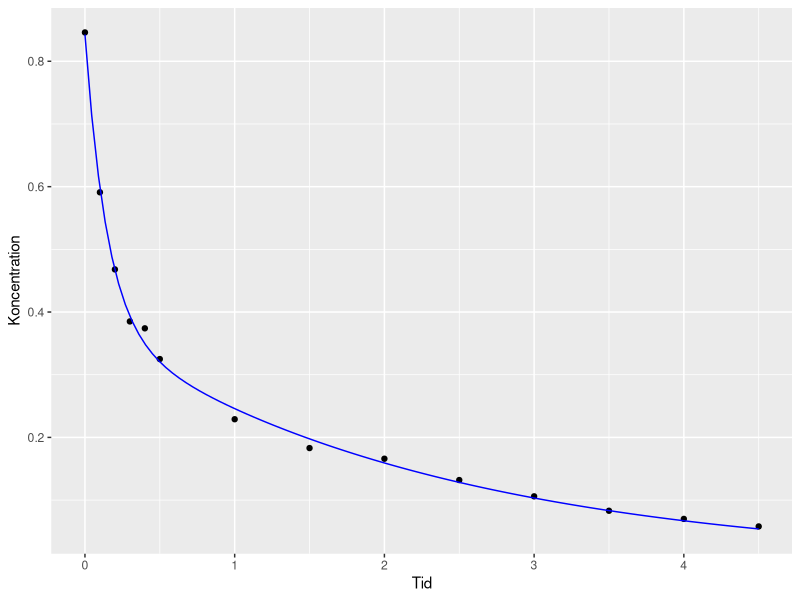
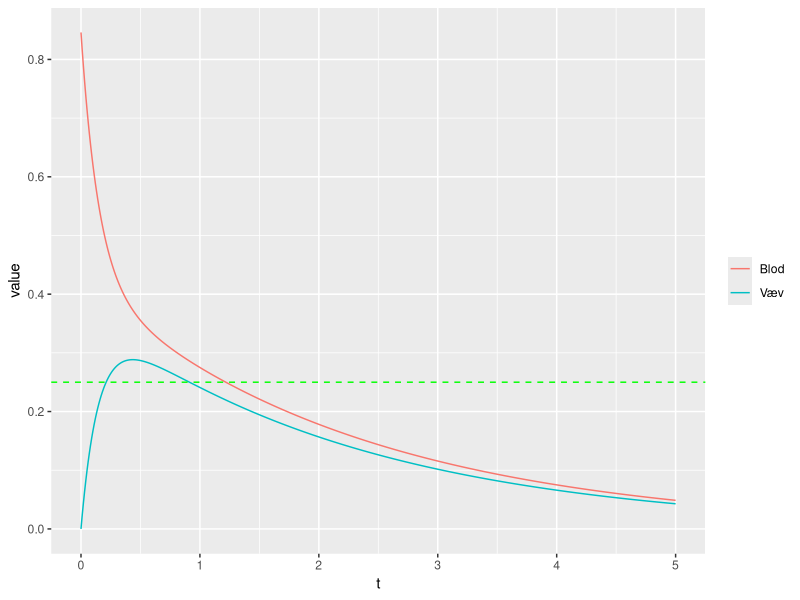
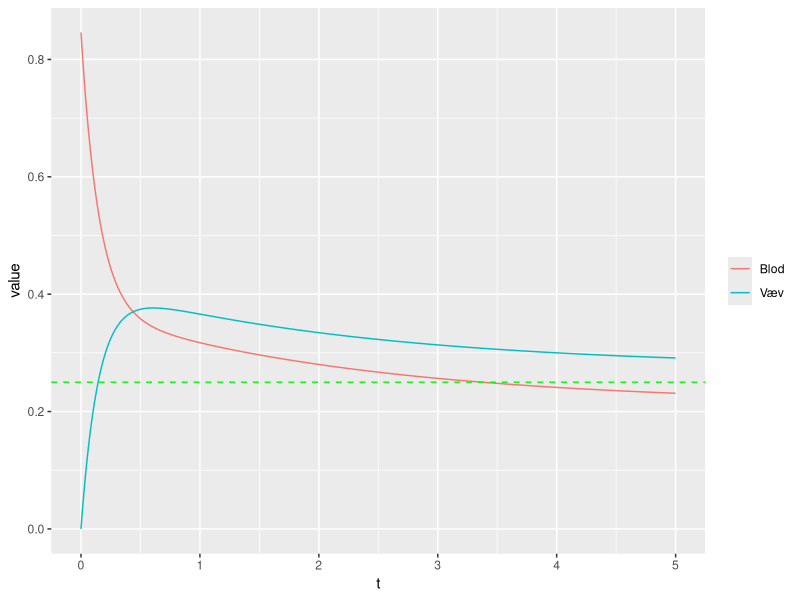
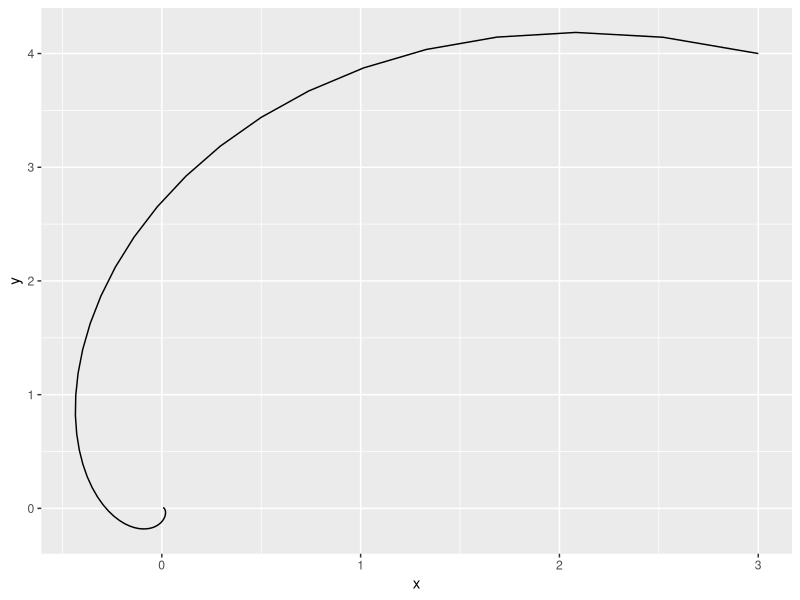
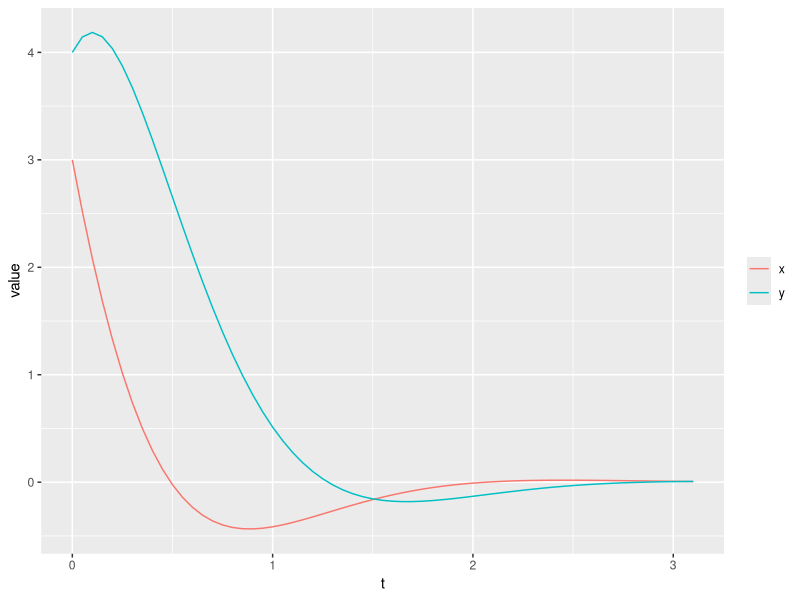
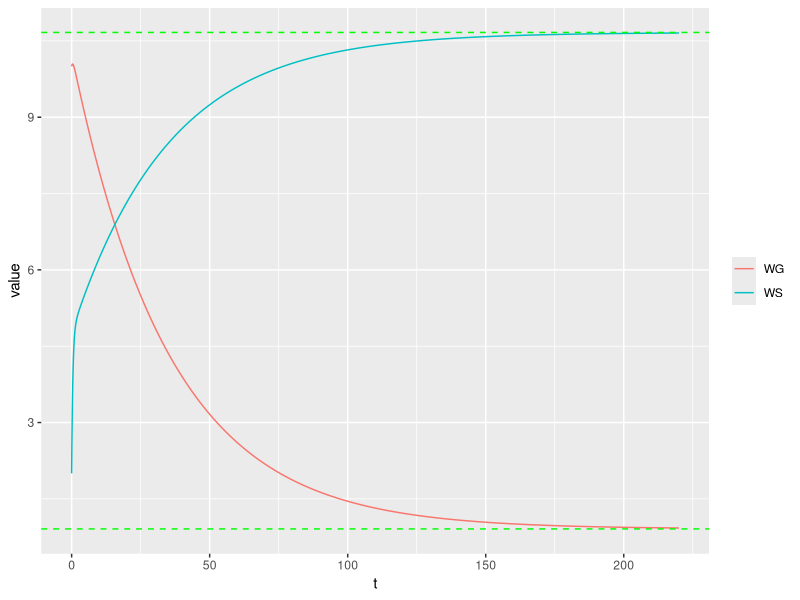

Here is the R script that generated these plots, in order:
## ---- chunk 1
knitr::opts_knit$set(root.dir = '~/Desktop/bio_modelling_course/mod4/proj4')
## ---- chunk 2
library(magrittr)
library(tidyverse)

data <- read_delim('anaestesi-data.txt',' ')

#f
fit <- nls(Koncentration~A1*exp(l1*Tid)+A2*exp(l2*Tid), 
           data=data,
           start=list(A1=1, A2=1, l1=-1, l2=-2))
pars <- fit$m$getPars()
Kb <- function(t) {
  unname(pars['A1']*exp(pars['l1']*t) + pars['A2']*exp(pars['l2']*t))
}
ggplot(data, aes(Tid, Koncentration)) +
  geom_point() +
  stat_function(fun=Kb, color='blue')

#g
Kb0 <- 0.846
a2_1 <- pars['A1']*(pars['l1']-pars['l2'])/Kb0 - pars['l1']
a2_2 <- pars['A1']*(pars['l2']-pars['l1'])/Kb0 - pars['l2']
a2 <- mean(c(a2_1,a2_2))
a2
a3 <- unname(pars['l1']*pars['l2']/a2)
a3
a1 <- unname(-pars['l1']-pars['l2']-a2-a3)
a1

#h
c1 <- unname(Kb0/(pars['l1']-pars['l2']))
c2 <- unname(Kb0/(pars['l2']-pars['l1']))
q1 <- unname(c(a2 + pars['l1'], a1))
q2 <- unname(c(a2 + pars['l2'], a1))
model <- function(t) unname(exp(pars['l1']*t)*c1*q1 + exp(pars['l2']*t)*c2*q2)
ts <- seq(0,5,0.01)
sim <- data.frame(t(as.matrix(data.frame(map(ts, model)))))
rownames(sim) <- NULL
colnames(sim) <- c('Blod', 'Væv')
sim %<>% mutate(t = ts) 
sim %>% 
  gather(key='key', value='value', -t) %>% 
  ggplot(aes(t, value, color=key)) +
  geom_line() +
  geom_hline(yintercept = 0.25, color='green', linetype='dashed') +
  theme(legend.title = element_blank())

uniroot(function(t) model(t)[2] - 0.25, c(0,0.75))$root
uniroot(function(t) model(t)[2] - 0.25, c(0.75,1.5))$root

#
d0 <- a3/a2*0.275
equib <- c(d0*a1/a3,d0*a2/a3)
b <- c(Kb0,0)-equib
A <- matrix(c(q1,q2),nrow = 2)
cs <- solve(A, b)
cs
model <- function(t) unname(exp(pars['l1']*t)*cs[1]*q1 + exp(pars['l2']*t)*cs[2]*q2 + equib)
ts <- seq(0,5,0.01)
sim <- data.frame(t(as.matrix(data.frame(map(ts, model)))))
rownames(sim) <- NULL
colnames(sim) <- c('Blod', 'Væv')
sim %<>% mutate(t = ts) 
sim %>% 
  gather(key='key', value='value', -t) %>% 
  ggplot(aes(t, value, color=key)) +
  geom_line() +
  geom_hline(yintercept = 0.25, color='green', linetype='dashed') +
  theme(legend.title = element_blank())

uniroot(function(t) model(t)[2] - 0.25, c(0,0.75))$root
## ---- chunk 3
b1 <- 3
b2 <- -2
x <- function(t) {
  b1*exp(-2*t)*cos(2*t) +
    b2*exp(-2*t)*sin(2*t)
}
y <- function(t) {
  b1*exp(-2*t)*2*sin(2*t) +
    b2*exp(-2*t)*-2*cos(2*t)
}
sim <- data_frame(t = seq(0,pi,by=0.05),
                  x = x(t),
                  y = y(t))
sim %>% ggplot(aes(x,y)) + geom_path()
sim %>% 
  gather(key = 'key', value = 'value', -t) %>% 
  ggplot(aes(t, value, color=key)) +
  geom_line() +
  theme(legend.title = element_blank())

solve(matrix(c(-4,-4,1,-4),nrow = 2), c(1,-2))
## ---- chunk 4
library(tidyverse)
kg <- 2.2
kd <- 0.15
yg <- 0.8
p0 <- 10
equib <- c(p0*yg/kd*(1-yg), p0/kg*(1-yg))
A <- matrix(c(-kg,yg*kg,kd,-kd),nrow=2)
l1 <- eigen(A)$values[1]
l2 <- eigen(A)$values[2]
q1 <- eigen(A)$vectors[1,]
q2 <- eigen(A)$vectors[2,]
l1
l2
q1
q2
cs <- solve(matrix(c(q1,q2),nrow=2), c(2,10)-equib)
x <- function(t) cs[1]*exp(l1*t)*q1[1] + cs[2]*exp(l2*t)*q2[1] + equib[1]
y <- function(t) cs[1]*exp(l1*t)*q1[2] + cs[2]*exp(l2*t)*q2[2] + equib[2]
sim <- data_frame(t = seq(0,220,by=0.05),
                  WS = x(t),
                  WG = y(t))
sim %>% 
  gather(key = 'key', value = 'value', -t) %>% 
  ggplot(aes(t, value, color=key)) +
  geom_line() +
  geom_hline(yintercept = equib[1], color='green', linetype='dashed') +
  geom_hline(yintercept = equib[2], color='green', linetype='dashed') +
  theme(legend.title = element_blank())
